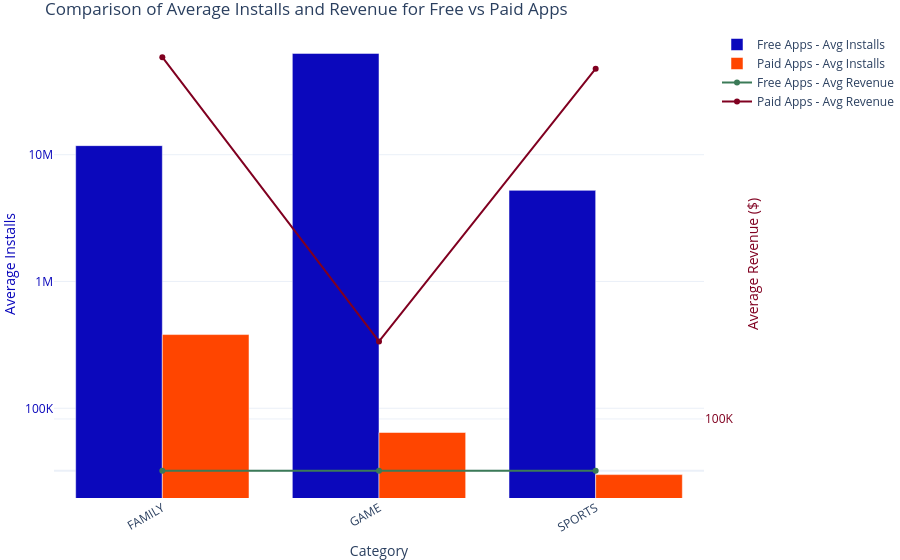

Source (notebook cell):
### Code cell
import pandas as pd
import plotly.graph_objects as go

file_path = r"C:\Users\satya\Downloads\Play Store Data.csv"
df = pd.read_csv(file_path, dtype={'Price': str})  # Ensure 'Price' is treated as a string

df['Installs'] = df['Installs'].str.replace(r'[,+]', '', regex=True)
df['Installs'] = pd.to_numeric(df['Installs'], errors='coerce')

df['Price'] = df['Price'].astype(str).str.replace(r'[₹$,]', '', regex=True)
df['Price'] = pd.to_numeric(df['Price'], errors='coerce')

df['Size'] = df['Size'].replace('Varies with device', pd.NA)
df['Size'] = df['Size'].str.replace(r'[M]', '', regex=True).replace('', pd.NA)
df['Size'] = pd.to_numeric(df['Size'], errors='coerce')

df['Android Ver'] = df['Android Ver'].str.extract(r'(\d+\.\d+)').astype(float)

df = df.dropna(subset=['Installs', 'Price', 'Size', 'Android Ver'])

df_filtered = df[
    (df['Installs'] >= 10000) &  # Minimum installs: 10,000
    (df['Size'] > 15) &  # Minimum app size: 15M
    (df['Content Rating'] == 'Everyone') &  # Only apps rated "Everyone"
    (df['App'].str.len() <= 30) &  # App name max length: 30 chars
    (df['Android Ver'] > 4.0)  # Minimum Android version: 4.0+
]

df_filtered['Revenue'] = df_filtered['Installs'] * df_filtered['Price']
df_filtered['Revenue'].fillna(0, inplace=True)

top_categories = df_filtered['Category'].value_counts().nlargest(3).index
df_top_categories = df_filtered[df_filtered['Category'].isin(top_categories)]

df_free_vs_paid = df_top_categories.groupby(['Category', 'Type']).agg(
    avg_installs=('Installs', 'mean'),
    avg_revenue=('Revenue', 'mean')
).reset_index()

df_free = df_free_vs_paid[df_free_vs_paid['Type'] == 'Free']
df_paid = df_free_vs_paid[df_free_vs_paid['Type'] == 'Paid']

fig2 = go.Figure()
fig2.add_trace(go.Bar(
    x=df_free['Category'],
    y=df_free['avg_installs'],
    name='Free Apps - Avg Installs',
    marker=dict(color='#0b08bc'),
    yaxis='y1'
))

fig2.add_trace(go.Bar(
    x=df_paid['Category'],
    y=df_paid['avg_installs'],
    name='Paid Apps - Avg Installs',
    marker=dict(color='#ff4500'),
    yaxis='y1'
))

fig2.add_trace(go.Scatter(
    x=df_free['Category'],
    y=df_free['avg_revenue'],
    mode='lines+markers',
    name='Free Apps - Avg Revenue',
    marker=dict(color='#3b7a57'),
    yaxis='y2'
))

fig2.add_trace(go.Scatter(
    x=df_paid['Category'],
    y=df_paid['avg_revenue'],
    mode='lines+markers',
    name='Paid Apps - Avg Revenue',
    marker=dict(color='#800020'),
    yaxis='y2'
))

fig2.update_layout(
    margin=dict(l=0, r=0, t=30, b=30),  # Increased right margin
    title='Comparison of Average Installs and Revenue for Free vs Paid Apps',
    xaxis=dict(title='Category', tickangle=-30),
    yaxis=dict(
        title='Average Installs',
        titlefont=dict(color='#0b08bc'),
        tickfont=dict(color='#0b08bc'),
        type='log',  # Log scale for installs
        tickvals=[10_000, 100_000, 1_000_000, 10_000_000, 100_000_000],
        ticktext=["10K", "100K", "1M", "10M", "100M"]
    ),
    yaxis2=dict(
        title='Average Revenue ($)',
        titlefont=dict(color='#800020'),
        tickfont=dict(color='#800020'),
        overlaying='y',
        side='right',
        tickvals=[100_000, 2_000_000, 5_000_000],
        ticktext=["100K", "200K", "500K",]
    ),
    barmode='group',
    template="plotly_white"
)

fig2.show()
html_file_path = r"C:\Users\satya\OneDrive\Desktop\Satyam\Task 2.html"
fig2.write_html(html_file_path)  

print(f" Plot saved successfully at: {html_file_path}", "Free apps in all three categories (FAMILY, GAME, SPORTS) have much higher average installs compared to paid apps.")

### Figure 1 — Plotly figure (JSON) as saved in the notebook; plotly's stock layout.template omitted (floating-point values rounded to 4 significant figures)
{"data": [{"marker": {"color": "#0b08bc"}, "name": "Free Apps - Avg Installs", "type": "bar", "x": ["FAMILY", "GAME", "SPORTS"], "y": [11790000.0, 62920000.0, 5232000.0], "yaxis": "y"}, {"marker": {"color": "#ff4500"}, "name": "Paid Apps - Avg Installs", "type": "bar", "x": ["FAMILY", "GAME", "SPORTS"], "y": [381400.0, 64440.0, 30000], "yaxis": "y"}, {"marker": {"color": "#3b7a57"}, "mode": "lines+markers", "name": "Free Apps - Avg Revenue", "type": "scatter", "x": ["FAMILY", "GAME", "SPORTS"], "y": [0, 0, 0], "yaxis": "y2"}, {"marker": {"color": "#800020"}, "mode": "lines+markers", "name": "Paid Apps - Avg Revenue", "type": "scatter", "x": ["FAMILY", "GAME", "SPORTS"], "y": [796900, 249400.0, 774700], "yaxis": "y2"}], "layout": {"barmode": "group", "margin": {"b": 30, "l": 0, "r": 0, "t": 30}, "title": {"text": "Comparison of Average Installs and Revenue for Free vs Paid Apps"}, "xaxis": {"tickangle": -30, "title": {"text": "Category"}}, "yaxis": {"tickfont": {"color": "#0b08bc"}, "ticktext": ["10K", "100K", "1M", "10M", "100M"], "tickvals": [10000, 100000, 1000000, 10000000, 100000000], "title": {"font": {"color": "#0b08bc"}, "text": "Average Installs"}, "type": "log"}, "yaxis2": {"overlaying": "y", "side": "right", "tickfont": {"color": "#800020"}, "ticktext": ["100K", "200K", "500K"], "tickvals": [100000, 2000000, 5000000], "title": {"font": {"color": "#800020"}, "text": "Average Revenue ($)"}}}}
